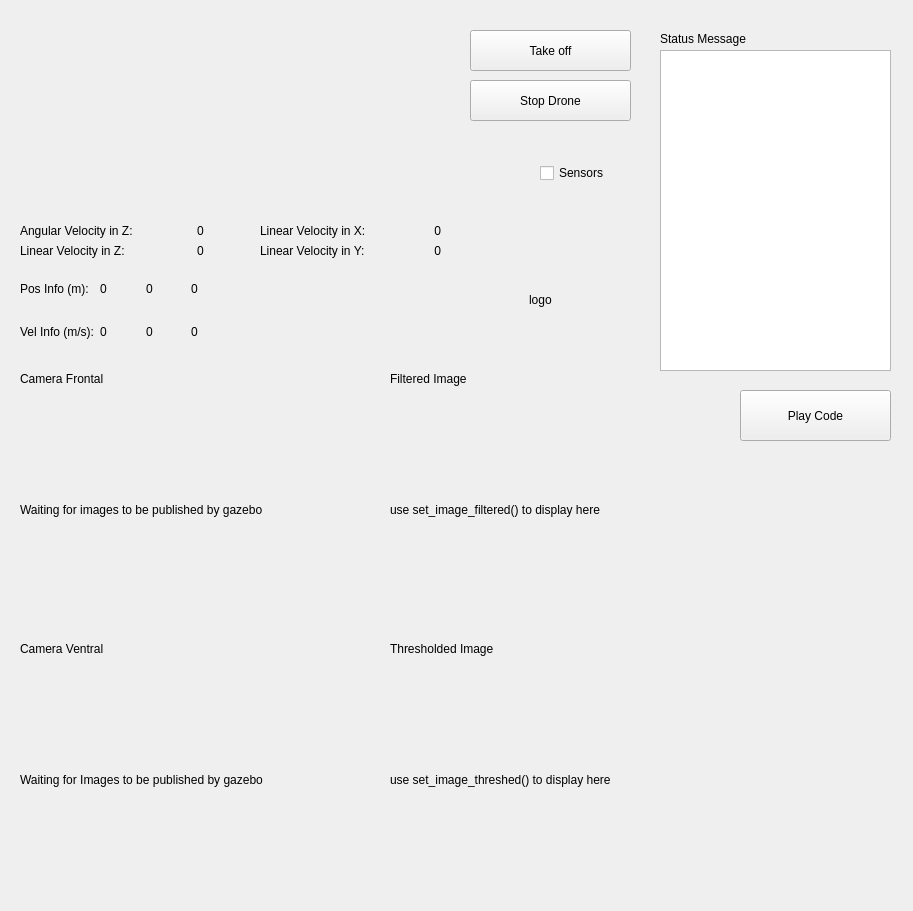
<?xml version="1.0" encoding="UTF-8"?>
<ui version="4.0">
 <class>MainWindow</class>
 <widget class="QWidget" name="MainWindow">
  <property name="geometry">
   <rect>
    <x>0</x>
    <y>0</y>
    <width>913</width>
    <height>911</height>
   </rect>
  </property>
  <property name="minimumSize">
   <size>
    <width>660</width>
    <height>370</height>
   </size>
  </property>
  <property name="maximumSize">
   <size>
    <width>1000</width>
    <height>1000</height>
   </size>
  </property>
  <property name="windowTitle">
   <string>Follow Road</string>
  </property>
  <widget class="QPushButton" name="takeoffButton">
   <property name="geometry">
    <rect>
     <x>470</x>
     <y>30</y>
     <width>161</width>
     <height>41</height>
    </rect>
   </property>
   <property name="text">
    <string>Take off</string>
   </property>
  </widget>
  <widget class="QPushButton" name="playButton">
   <property name="geometry">
    <rect>
     <x>740</x>
     <y>390</y>
     <width>151</width>
     <height>51</height>
    </rect>
   </property>
   <property name="text">
    <string>Play Code</string>
   </property>
   <property name="icon">
    <iconset>
     <normaloff>play.png</normaloff>play.png</iconset>
   </property>
  </widget>
  <widget class="QCheckBox" name="sensorsCheck">
   <property name="geometry">
    <rect>
     <x>540</x>
     <y>160</y>
     <width>94</width>
     <height>26</height>
    </rect>
   </property>
   <property name="text">
    <string>Sensors</string>
   </property>
  </widget>
  <widget class="QLabel" name="altdLabel">
   <property name="geometry">
    <rect>
     <x>20</x>
     <y>240</y>
     <width>141</width>
     <height>21</height>
    </rect>
   </property>
   <property name="text">
    <string>Linear Velocity in Z: </string>
   </property>
  </widget>
  <widget class="QWidget" name="verticalLayoutWidget">
   <property name="geometry">
    <rect>
     <x>250</x>
     <y>20</y>
     <width>201</width>
     <height>201</height>
    </rect>
   </property>
   <layout class="QVBoxLayout" name="tlLayout">
    <property name="sizeConstraint">
     <enum>QLayout::SetMinimumSize</enum>
    </property>
   </layout>
  </widget>
  <widget class="QLabel" name="rotationLabel">
   <property name="geometry">
    <rect>
     <x>20</x>
     <y>220</y>
     <width>151</width>
     <height>21</height>
    </rect>
   </property>
   <property name="text">
    <string>Angular Velocity in Z:</string>
   </property>
  </widget>
  <widget class="QLabel" name="XLabel">
   <property name="geometry">
    <rect>
     <x>260</x>
     <y>220</y>
     <width>141</width>
     <height>21</height>
    </rect>
   </property>
   <property name="text">
    <string>Linear Velocity in X:</string>
   </property>
  </widget>
  <widget class="QLabel" name="YLabel">
   <property name="geometry">
    <rect>
     <x>260</x>
     <y>240</y>
     <width>141</width>
     <height>21</height>
    </rect>
   </property>
   <property name="text">
    <string>Linear Velocity in Y: </string>
   </property>
  </widget>
  <widget class="QLabel" name="XValue">
   <property name="geometry">
    <rect>
     <x>400</x>
     <y>220</y>
     <width>41</width>
     <height>21</height>
    </rect>
   </property>
   <property name="text">
    <string>0</string>
   </property>
   <property name="alignment">
    <set>Qt::AlignRight|Qt::AlignTrailing|Qt::AlignVCenter</set>
   </property>
  </widget>
  <widget class="QLabel" name="YValue">
   <property name="geometry">
    <rect>
     <x>400</x>
     <y>240</y>
     <width>41</width>
     <height>21</height>
    </rect>
   </property>
   <property name="text">
    <string>0</string>
   </property>
   <property name="alignment">
    <set>Qt::AlignRight|Qt::AlignTrailing|Qt::AlignVCenter</set>
   </property>
  </widget>
  <widget class="QLabel" name="altdValue">
   <property name="geometry">
    <rect>
     <x>180</x>
     <y>240</y>
     <width>41</width>
     <height>21</height>
    </rect>
   </property>
   <property name="text">
    <string>0</string>
   </property>
   <property name="alignment">
    <set>Qt::AlignCenter</set>
   </property>
  </widget>
  <widget class="QLabel" name="rotValue">
   <property name="geometry">
    <rect>
     <x>180</x>
     <y>220</y>
     <width>41</width>
     <height>21</height>
    </rect>
   </property>
   <property name="text">
    <string>0</string>
   </property>
   <property name="alignment">
    <set>Qt::AlignCenter</set>
   </property>
  </widget>
  <widget class="QLabel" name="img_logo">
   <property name="geometry">
    <rect>
     <x>529</x>
     <y>239</y>
     <width>121</width>
     <height>121</height>
    </rect>
   </property>
   <property name="text">
    <string>logo</string>
   </property>
  </widget>
  <widget class="QLabel" name="label">
   <property name="geometry">
    <rect>
     <x>20</x>
     <y>370</y>
     <width>111</width>
     <height>17</height>
    </rect>
   </property>
   <property name="text">
    <string>Camera Frontal</string>
   </property>
  </widget>
  <widget class="QLabel" name="label_2">
   <property name="geometry">
    <rect>
     <x>20</x>
     <y>640</y>
     <width>111</width>
     <height>17</height>
    </rect>
   </property>
   <property name="text">
    <string>Camera Ventral</string>
   </property>
  </widget>
  <widget class="QLabel" name="label_3">
   <property name="geometry">
    <rect>
     <x>390</x>
     <y>370</y>
     <width>111</width>
     <height>17</height>
    </rect>
   </property>
   <property name="text">
    <string>Filtered Image</string>
   </property>
  </widget>
  <widget class="QLabel" name="label_4">
   <property name="geometry">
    <rect>
     <x>390</x>
     <y>640</y>
     <width>131</width>
     <height>17</height>
    </rect>
   </property>
   <property name="text">
    <string>Thresholded Image</string>
   </property>
  </widget>
  <widget class="QLabel" name="img_frontal">
   <property name="geometry">
    <rect>
     <x>20</x>
     <y>390</y>
     <width>320</width>
     <height>240</height>
    </rect>
   </property>
   <property name="text">
    <string>Waiting for images to be published by gazebo</string>
   </property>
  </widget>
  <widget class="QLabel" name="img_ventral">
   <property name="geometry">
    <rect>
     <x>20</x>
     <y>660</y>
     <width>320</width>
     <height>240</height>
    </rect>
   </property>
   <property name="text">
    <string>Waiting for Images to be published by gazebo</string>
   </property>
  </widget>
  <widget class="QLabel" name="img_filtered">
   <property name="geometry">
    <rect>
     <x>390</x>
     <y>390</y>
     <width>320</width>
     <height>240</height>
    </rect>
   </property>
   <property name="text">
    <string>use set_image_filtered() to display here</string>
   </property>
  </widget>
  <widget class="QLabel" name="img_threshed">
   <property name="geometry">
    <rect>
     <x>390</x>
     <y>660</y>
     <width>320</width>
     <height>240</height>
    </rect>
   </property>
   <property name="text">
    <string>use set_image_threshed() to display here</string>
   </property>
  </widget>
  <widget class="QTextEdit" name="term_out">
   <property name="geometry">
    <rect>
     <x>660</x>
     <y>50</y>
     <width>231</width>
     <height>321</height>
    </rect>
   </property>
  </widget>
  <widget class="QLabel" name="label_5">
   <property name="geometry">
    <rect>
     <x>660</x>
     <y>30</y>
     <width>111</width>
     <height>17</height>
    </rect>
   </property>
   <property name="text">
    <string>Status Message</string>
   </property>
  </widget>
  <widget class="QWidget" name="verticalLayoutWidget_2">
   <property name="geometry">
    <rect>
     <x>20</x>
     <y>20</y>
     <width>201</width>
     <height>201</height>
    </rect>
   </property>
   <layout class="QVBoxLayout" name="tlLayout_2">
    <property name="sizeConstraint">
     <enum>QLayout::SetMinimumSize</enum>
    </property>
   </layout>
  </widget>
  <widget class="QPushButton" name="stopButton">
   <property name="geometry">
    <rect>
     <x>470</x>
     <y>80</y>
     <width>161</width>
     <height>41</height>
    </rect>
   </property>
   <property name="text">
    <string>Stop Drone</string>
   </property>
   <property name="icon">
    <iconset>
     <normaloff>stop.png</normaloff>stop.png</iconset>
   </property>
  </widget>
  <widget class="QWidget" name="gridLayoutWidget">
   <property name="geometry">
    <rect>
     <x>20</x>
     <y>270</y>
     <width>211</width>
     <height>80</height>
    </rect>
   </property>
   <layout class="QGridLayout" name="info">
    <item row="1" column="1">
     <widget class="QLabel" name="velX">
      <property name="text">
       <string>0</string>
      </property>
     </widget>
    </item>
    <item row="1" column="0">
     <widget class="QLabel" name="velInfoLabel">
      <property name="text">
       <string>Vel Info (m/s):</string>
      </property>
     </widget>
    </item>
    <item row="0" column="1">
     <widget class="QLabel" name="posX">
      <property name="text">
       <string>0</string>
      </property>
     </widget>
    </item>
    <item row="0" column="2">
     <widget class="QLabel" name="posY">
      <property name="text">
       <string>0</string>
      </property>
     </widget>
    </item>
    <item row="1" column="2">
     <widget class="QLabel" name="velY">
      <property name="text">
       <string>0</string>
      </property>
     </widget>
    </item>
    <item row="0" column="3">
     <widget class="QLabel" name="posZ">
      <property name="text">
       <string>0</string>
      </property>
     </widget>
    </item>
    <item row="1" column="3">
     <widget class="QLabel" name="velZ">
      <property name="text">
       <string>0</string>
      </property>
     </widget>
    </item>
    <item row="0" column="0">
     <widget class="QLabel" name="posInfoLabel">
      <property name="text">
       <string>Pos Info (m):</string>
      </property>
     </widget>
    </item>
   </layout>
  </widget>
 </widget>
 <resources/>
 <connections/>
</ui>
